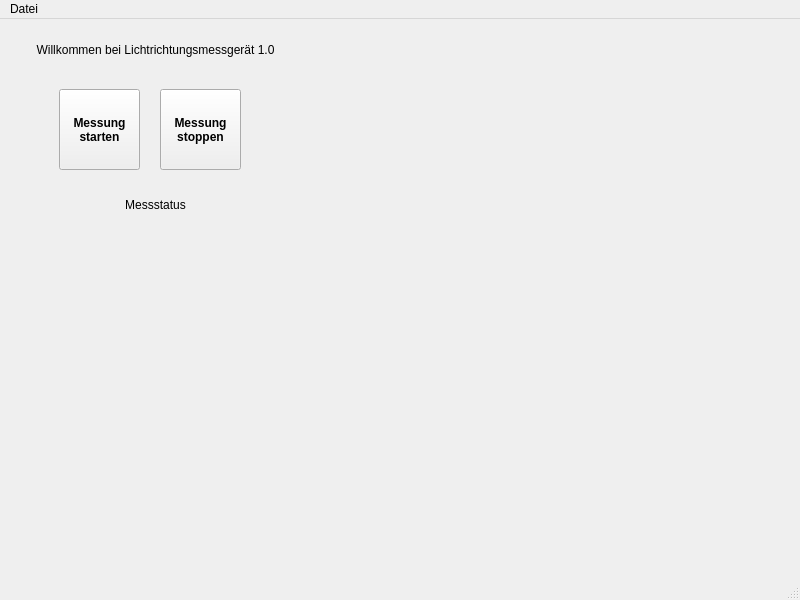
<?xml version="1.0" encoding="UTF-8"?>
<ui version="4.0">
 <class>MainWindow</class>
 <widget class="QMainWindow" name="MainWindow">
  <property name="geometry">
   <rect>
    <x>0</x>
    <y>0</y>
    <width>800</width>
    <height>600</height>
   </rect>
  </property>
  <property name="windowTitle">
   <string>Lichtrichtungsmessgerät 1.0</string>
  </property>
  <widget class="QWidget" name="centralwidget">
   <widget class="QLabel" name="label">
    <property name="geometry">
     <rect>
      <x>0</x>
      <y>0</y>
      <width>311</width>
      <height>61</height>
     </rect>
    </property>
    <property name="text">
     <string>Willkommen bei Lichtrichtungsmessgerät 1.0</string>
    </property>
    <property name="alignment">
     <set>Qt::AlignCenter</set>
    </property>
   </widget>
   <widget class="QPushButton" name="pushButton">
    <property name="geometry">
     <rect>
      <x>59</x>
      <y>70</y>
      <width>81</width>
      <height>81</height>
     </rect>
    </property>
    <property name="palette">
     <palette>
      <active>
       <colorrole role="WindowText">
        <brush brushstyle="SolidPattern">
         <color alpha="255">
          <red>0</red>
          <green>170</green>
          <blue>0</blue>
         </color>
        </brush>
       </colorrole>
      </active>
      <inactive>
       <colorrole role="WindowText">
        <brush brushstyle="SolidPattern">
         <color alpha="255">
          <red>0</red>
          <green>170</green>
          <blue>0</blue>
         </color>
        </brush>
       </colorrole>
      </inactive>
      <disabled>
       <colorrole role="WindowText">
        <brush brushstyle="SolidPattern">
         <color alpha="255">
          <red>190</red>
          <green>190</green>
          <blue>190</blue>
         </color>
        </brush>
       </colorrole>
      </disabled>
     </palette>
    </property>
    <property name="font">
     <font>
      <weight>75</weight>
      <bold>true</bold>
     </font>
    </property>
    <property name="text">
     <string>Messung 
starten</string>
    </property>
   </widget>
   <widget class="QPushButton" name="pushButton_2">
    <property name="geometry">
     <rect>
      <x>160</x>
      <y>70</y>
      <width>81</width>
      <height>81</height>
     </rect>
    </property>
    <property name="font">
     <font>
      <weight>75</weight>
      <bold>true</bold>
     </font>
    </property>
    <property name="text">
     <string>Messung 
stoppen</string>
    </property>
   </widget>
   <widget class="QLabel" name="label_2">
    <property name="geometry">
     <rect>
      <x>50</x>
      <y>170</y>
      <width>211</width>
      <height>31</height>
     </rect>
    </property>
    <property name="text">
     <string>Messstatus</string>
    </property>
    <property name="alignment">
     <set>Qt::AlignCenter</set>
    </property>
   </widget>
  </widget>
  <widget class="QMenuBar" name="menubar">
   <property name="geometry">
    <rect>
     <x>0</x>
     <y>0</y>
     <width>800</width>
     <height>20</height>
    </rect>
   </property>
   <widget class="QMenu" name="menuDatei">
    <property name="title">
     <string>Datei</string>
    </property>
    <addaction name="actionEinstellungen"/>
    <addaction name="actionEinstellungen_2"/>
    <addaction name="actionBeenden"/>
   </widget>
   <addaction name="menuDatei"/>
  </widget>
  <widget class="QStatusBar" name="statusbar"/>
  <action name="actionEinstellungen">
   <property name="text">
    <string>Speichern</string>
   </property>
  </action>
  <action name="actionEinstellungen_2">
   <property name="text">
    <string>Einstellungen</string>
   </property>
  </action>
  <action name="actionBeenden">
   <property name="text">
    <string>Beenden</string>
   </property>
  </action>
 </widget>
 <resources/>
 <connections/>
</ui>
